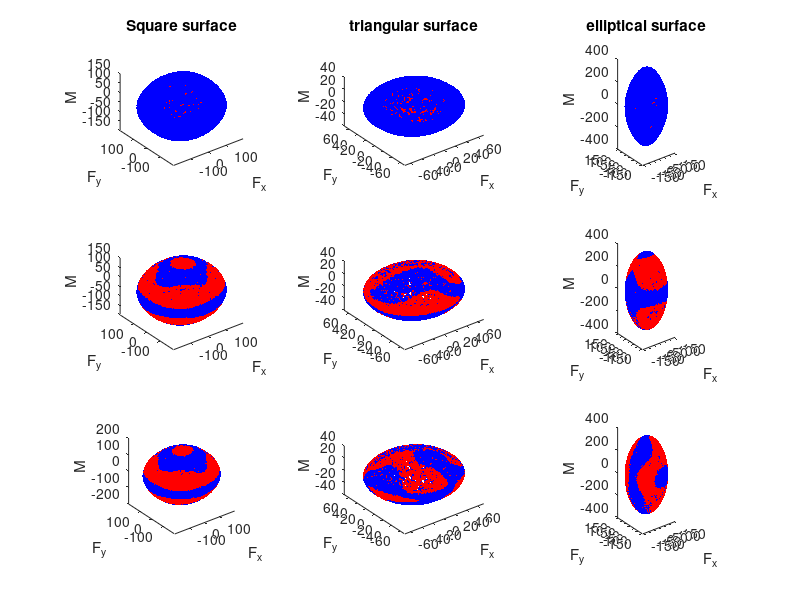

Recreate this plot in MATLAB.
figure(1)

subplot(3,3,1)
load squareapp1
plot3(F(:,1),F(:,2),F(:,3),'.b');
axis('image')
xlabel('F_x');
ylabel('F_y');
zlabel('M');
hold on
plot3(F1(:,1),F1(:,2),F1(:,3),'.r');
title('Square surface');


subplot(3,3,2)
load triangleapp1
plot3(F(:,1),F(:,2),F(:,3),'.b');
axis('image')
xlabel('F_x');
ylabel('F_y');
zlabel('M');
hold on
plot3(F1(:,1),F1(:,2),F1(:,3),'.r');
title('triangular surface');

subplot(3,3,3)
load ellipseapp1
plot3(F(:,1),F(:,2),F(:,3),'.b');
axis('image')
xlabel('F_x');
ylabel('F_y');
zlabel('M');
hold on
plot3(F1(:,1),F1(:,2),F1(:,3),'.r');
title('elliptical surface');

subplot(3,3,4)
load squareapp2
plot3(F(:,1),F(:,2),F(:,3),'.b');
axis('image')
xlabel('F_x');
ylabel('F_y');
zlabel('M');
hold on
plot3(F1(:,1),F1(:,2),F1(:,3),'.r');

subplot(3,3,5)
load triangleapp2
plot3(F(:,1),F(:,2),F(:,3),'.b');
axis('image')
xlabel('F_x');
ylabel('F_y');
zlabel('M');
hold on
plot3(F1(:,1),F1(:,2),F1(:,3),'.r');

subplot(3,3,6)
load ellipseapp2
plot3(F(:,1),F(:,2),F(:,3),'.b');
axis('image')
xlabel('F_x');
ylabel('F_y');
zlabel('M');
hold on
plot3(F1(:,1),F1(:,2),F1(:,3),'.r');

subplot(3,3,7)
load squareapp3
plot3(F(:,1),F(:,2),F(:,3),'.b');
axis('image')
xlabel('F_x');
ylabel('F_y');
zlabel('M');
hold on
plot3(F1(:,1),F1(:,2),F1(:,3),'.r');

subplot(3,3,8)
load triangleapp3
plot3(F(:,1),F(:,2),F(:,3),'.b');
axis('image')
xlabel('F_x');
ylabel('F_y');
zlabel('M');
hold on
plot3(F1(:,1),F1(:,2),F1(:,3),'.r');

subplot(3,3,9)
load ellipseapp3
plot3(F(:,1),F(:,2),F(:,3),'.b');
axis('image')
xlabel('F_x');
ylabel('F_y');
zlabel('M');
hold on
plot3(F1(:,1),F1(:,2),F1(:,3),'.r');

% 
% subplot(4,3,10)
% load squareapp0
% plot3(F(:,1),F(:,2),F(:,3),'.b');
% axis('image')
% xlabel('x');
% ylabel('y');
% zlabel('z');
% hold on
% plot3(F1(:,1),F1(:,2),F1(:,3),'.r');
% 
% subplot(4,3,11)
% load triangleapp0
% plot3(F(:,1),F(:,2),F(:,3),'.b');
% axis('image')
% xlabel('x');
% ylabel('y');
% zlabel('z');
% hold on
% plot3(F1(:,1),F1(:,2),F1(:,3),'.r');
% 
% subplot(4,3,12)
% load ellipseapp0
% plot3(F(:,1),F(:,2),F(:,3),'.b');
% axis('image')
% xlabel('x');
% ylabel('y');
% zlabel('z');
% hold on
% plot3(F1(:,1),F1(:,2),F1(:,3),'.r');
% 
% 
